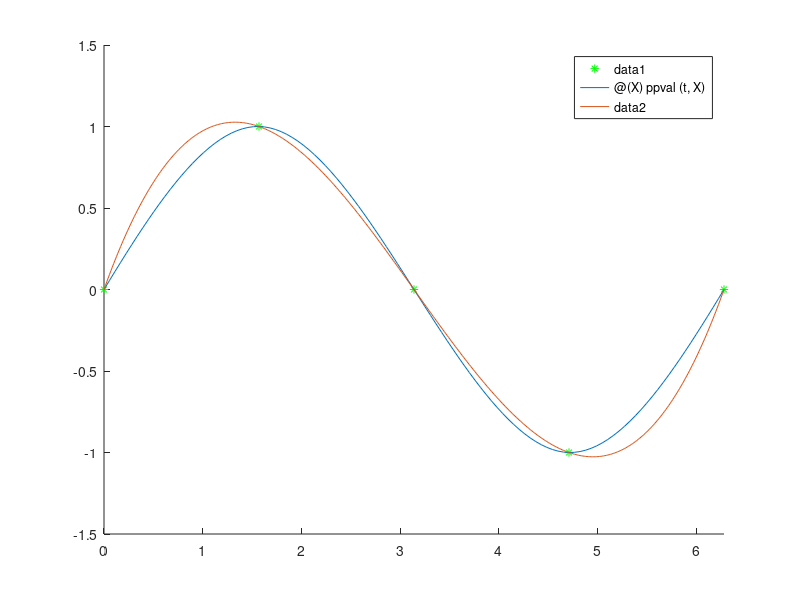

Recreate this plot in MATLAB.
% pb. 1 a)
x = [0, pi / 2, pi, (3 * pi) / 2, 2 * pi];
y = [0, 1, 0, -1, 0];

t = spline(x, [1, y, 1]);
ppval(t, pi / 4)
t1 = spline(x, y);
ppval(t1, pi / 4)

% pb. 1 b)
hold on
plot(x,y,'*g')
fplot(@(X) ppval(t, X), [0, 2 * pi])
fplot(@(X) ppval(t1, X), [0, 2 * pi])
hold off
